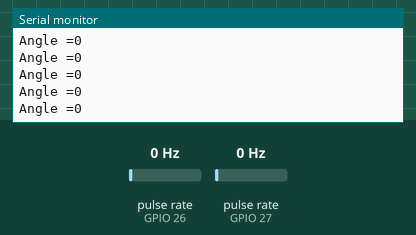
Recording of a sketch running on a simulated ESP32. On the bench: the last lines printed to the serial monitor. Wiring (inferred from the names in the program): 2 × pulse sensor: data GPIO 26 / data GPIO 27. The test bench sets the inputs (shaded band); at power-on: pulse rate (sensors on GPIO 26, GPIO 27) 0 Hz.

Above: at 1.2 s.
1.3 s: pulse rate (sensor on GPIO 26) set to 50 Hz
At 2.3 s:
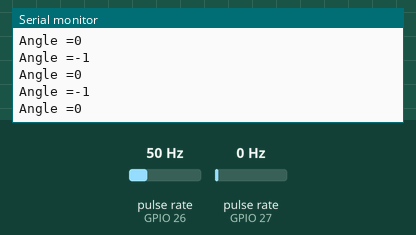
4.3 s: pulse rate (sensor on GPIO 26) set to 100 Hz
At 5.0 s:
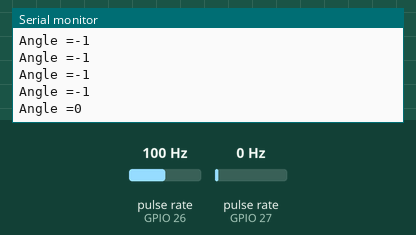
7.3 s: pulse rate (sensor on GPIO 26) set to 150 Hz
10.3 s: pulse rate (sensor on GPIO 27) set to 50 Hz
At 11.4 s:
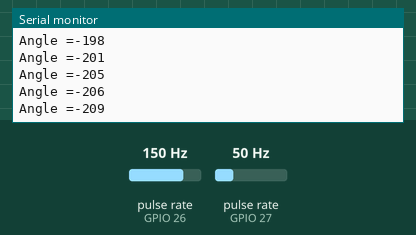
13.3 s: pulse rate (sensor on GPIO 27) set to 4 Hz
At 14.0 s:
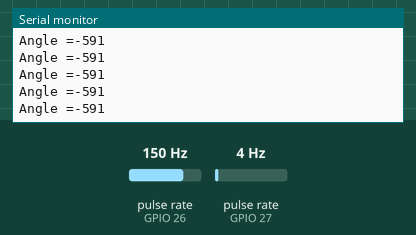
14.8 s: pulse rate (sensor on GPIO 27) set to 150 Hz
At 15.7 s:
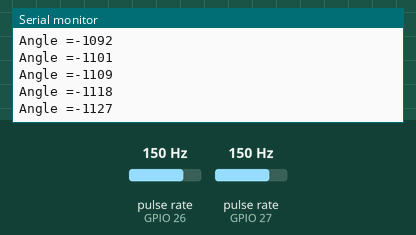
Timing chart, 0 to 17.8 s (numbered marks = the images above; inputs shaded):
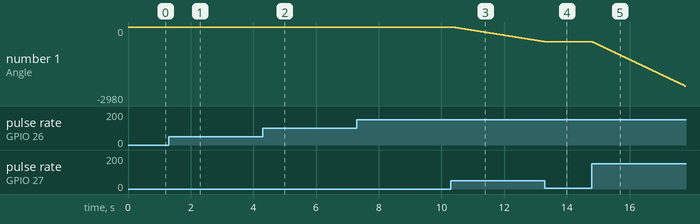

The sketch:

ESP32_Encoder2.ino
```cpp
int encoderPin1 = 27;
int encoderPin2 = 26;

volatile int lastEncoded = 0;
volatile long encoderValue = 0;

long lastencoderValue = 0;

int lastMSB = 0;
int lastLSB = 0;

void setup() {
  pinMode(4, INPUT);
  Serial.begin(9600);

  pinMode(encoderPin1, INPUT_PULLUP);
  pinMode(encoderPin2, INPUT_PULLUP);

  attachInterrupt(27, updateEncoder, CHANGE);
  attachInterrupt(26, updateEncoder, CHANGE);
}

void loop() {
  Serial.print("Angle =");
  Serial.println(encoderValue);
}


void updateEncoder() {
  int MSB = digitalRead(encoderPin1);  //MSB = most significant bit
  int LSB = digitalRead(encoderPin2);  //LSB = least significant bit

  int encoded = (MSB << 1) | LSB;          //converting the 2 pin value to single number
  int sum = (lastEncoded << 2) | encoded;  //adding it to the previous encoded value

  if (sum == 0b1101 || sum == 0b0100 || sum == 0b0010 || sum == 0b1011) encoderValue++; //13, 4, 2, 11
  if (sum == 0b1110 || sum == 0b0111 || sum == 0b0001 || sum == 0b1000) encoderValue--; //14, 7, 1, 8

  lastEncoded = encoded;  //store this value for next time
}
```

Measured:
- after the input at 1.3 s, the serial monitor: prints a new line after 0.06 s (image 1)
- after the input at 10.3 s, the serial monitor: prints a new line after 0.05 s (image 3)
- plotted number 1: 0 → -1 after the input at 1.3 s, -1 → -590 after the input at 10.3 s
